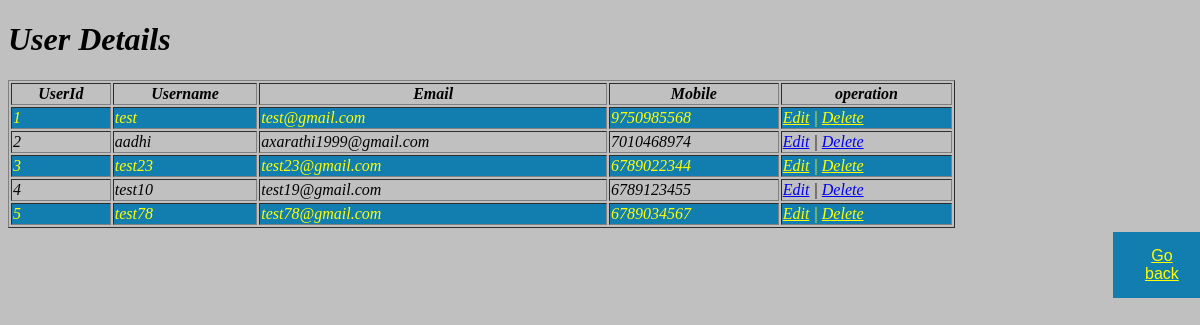
The page /seller_user.php (signed in) on the database its author committed.
### tables this page shows
CREATE TABLE IF NOT EXISTS `tblusers` (
  `userid` int NOT NULL AUTO_INCREMENT,
  `username` varchar(100) NOT NULL,
  `email` varchar(255) NOT NULL,
  `password` varchar(30) NOT NULL,
  `mobile` bigint NOT NULL,
  `role` varchar(255) NOT NULL,
  PRIMARY KEY (`userid`),
  UNIQUE KEY `username` (`username`),
  UNIQUE KEY `mobile` (`mobile`)
);

### seller_user.php (the view, shortened to what this page needs)
<?php
include('connect.php');
?>
<!doctype html>
<html>
<head>
</head>
<body>
<h1>User Details</h1>
<table style="width:80%" border="1" >
                <tr>
                    <th>UserId</th>
                    <th>Username</th>
                    <th>Email</th>
                    <th>Mobile</th>
                    <th>operation</th>
                </tr>
<?php $result = mysqli_query($con, "SELECT * FROM tblusers");
while($res = mysqli_fetch_array($result)) {
    echo "<tr>";
    echo "<td>".$res['userid']."</td>";
    echo "<td>".$res['username']."</td>";
    echo "<td>".$res['email']."</td>";
    echo "<td>".$res['mobile']."</td>";
    echo "<td><a href=\"seller_edit.php?id=$res[userid]\">Edit</a> | <a href=\"seller_delete.php?id=$res[userid]\" onClick=\"return confirm('do you want to delete?')\">Delete</a></td>" ;
    echo "</tr>";
}
    ?>
  </table>
  <button id="back"><a href="Seller.php">Go back</a></button>
    </body>
    </html>

### seller_user.php (style rules this page uses)
body { Background-color:silver; font-style:italic; }
tr:nth-child(even) { background-color:#127eb0; color:yellow; }
tr:nth-child(even) a { color:yellow; }
#back { background-color:#127eb0; border: none; color: white; padding: 15px 32px; text-align: center; text-decoration: none; display: inline-block; font-size: 16px; margin: 4px 2px; cursor: pointer; margin-left:1105px; }
#back a { color:yellow; }

### rows shown on the page
tblusers: userid "1", username "test", email "test@gmail.com", mobile "9750985568"
tblusers: userid "2", username "aadhi", email "axarathi1999@gmail.com", mobile "7010468974"
tblusers: userid "3", username "test23", email "test23@gmail.com", mobile "6789022344"
tblusers: userid "4", username "test10", email "test19@gmail.com", mobile "6789123455"
tblusers: userid "5", username "test78", email "test78@gmail.com", mobile "6789034567"
